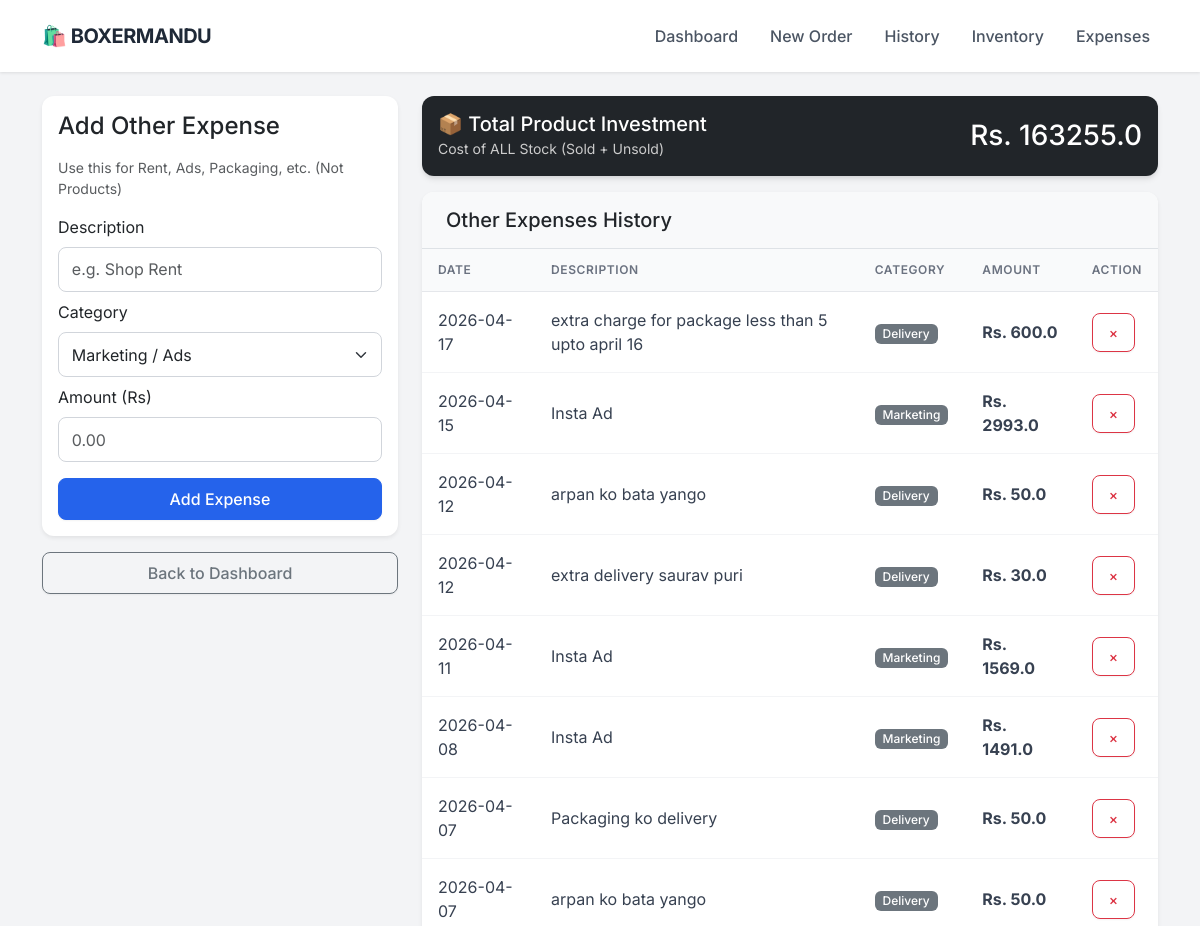
Before: /expenses (upper part) with the older database file.
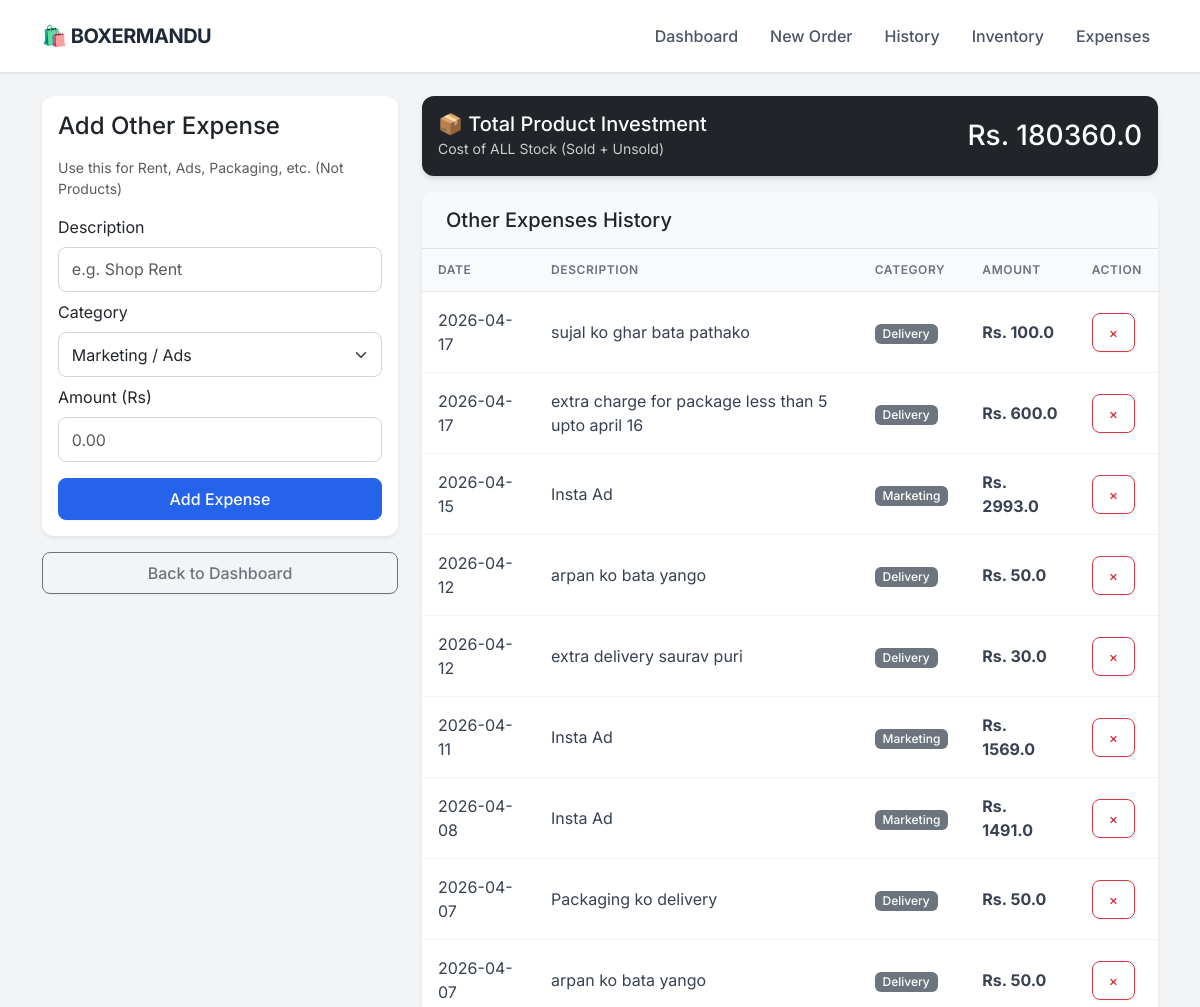
After: the same page with the newer database file.
### app.py (models this page shows)
class Expense(db.Model):
    id = db.Column(db.Integer, primary_key=True)
    description = db.Column(db.String(100), nullable=False)
    category = db.Column(db.String(50), nullable=False) # e.g. Rent, Marketing, Packaging
    amount = db.Column(db.Float, nullable=False)
    date = db.Column(db.DateTime, default=datetime.utcnow)

### app.py (the view, shortened to what this page needs)
@app.route('/expenses', methods=['GET', 'POST'])
def expenses():
    all_expenses = Expense.query.order_by(Expense.date.desc()).all()
    inventory_value = 0
    products = Product.query.all()
    for p in products:
        inventory_value += (p.stock * p.cost_price)
    sold_cost = 0
    order_items = OrderItem.query.all()
    for item in order_items:
        product = Product.query.get(item.product_id)
        if product:
            sold_cost += (item.quantity * product.cost_price)
    total_product_expense = inventory_value + sold_cost
    return render_template('expenses.html',
                           expenses=all_expenses,
                           product_expense=total_product_expense)

### templates/expenses.html (shortened to what this page needs)
{% extends "layout.html" %}
{% block content %}
<div class="row">
    <div class="col-md-4">
        <div class="card p-3 mb-3 shadow-sm">
            <h4 class="mb-3">Add Other Expense</h4>
            <p class="text-muted small">Use this for Rent, Ads, Packaging, etc. (Not Products)</p>
            <form method="POST">
                <label class="form-label">Description</label>
                <input type="text" name="description" class="form-control mb-2" placeholder="e.g. Shop Rent" required>
                <label class="form-label">Category</label>
                <select name="category" class="form-select mb-2">
                    <option value="Marketing">Marketing / Ads</option>
                </select>
                <label class="form-label">Amount (Rs)</label>
                <input type="number" name="amount" step="0.01" class="form-control mb-3" placeholder="0.00" required>
                <button type="submit" class="btn btn-primary w-100">Add Expense</button>
            </form>
        </div>
        <a href="/" class="btn btn-outline-secondary w-100">Back to Dashboard</a>
    </div>
    <div class="col-md-8">
        <div class="card text-white bg-dark mb-3">
            <div class="card-body d-flex justify-content-between align-items-center">
                <div>
                    <h5 class="mb-0">📦 Total Product Investment</h5>
                    <small style="color: #ccc;">Cost of ALL Stock (Sold + Unsold)</small>
                </div>
                <h3 class="mb-0">Rs. {{ product_expense }}</h3>
            </div>
        </div>
        <div class="card shadow-sm">
            <div class="card-header bg-light border-bottom">
                <h5 class="mb-0">Other Expenses History</h5>
            </div>
            <div class="table-responsive">
                <table class="table table-hover mb-0 align-middle">
                    <thead class="table-light">
                        <tr>
                            <th>Date</th>
                            <th>Description</th>
                            <th>Category</th>
                            <th>Amount</th>
                            <th>Action</th>
                        </tr>
                    </thead>
                    <tbody>
                        {% for exp in expenses %}
                        <tr>
                            <td>{{ exp.date.strftime('%Y-%m-%d') }}</td>
                            <td>{{ exp.description }}</td>
                            <td><span class="badge bg-secondary">{{ exp.category }}</span></td>
                            <td class="fw-bold">Rs. {{ exp.amount }}</td>
                            <td>
                                <a href="/delete_expense/{{ exp.id }}" class="btn btn-sm btn-outline-danger" onclick="return confirm('Delete this expense?')">×</a>
                            </td>
                        </tr>
                        {% else %}
                        <tr>
                            <td colspan="5" class="text-center text-muted py-4">No other expenses added yet.</td>
                        </tr>
                        {% endfor %}
                    </tbody>
                </table>
            </div>
        </div>
    </div>
</div>
{% endblock %}

### templates/layout.html (shortened to what this page needs)
<!DOCTYPE html>
<html lang="en">
<head>
    <link href="https://cdn.jsdelivr.net/npm/bootstrap@5.3.0/dist/css/bootstrap.min.css" rel="stylesheet">
</head>
<body>
    <nav class="navbar navbar-expand-lg sticky-top">
        <div class="container">
            <a class="navbar-brand" href="/">
                🛍️ BOXERMANDU
            </a>
            <div class="collapse navbar-collapse" id="navbarNav">
                <ul class="navbar-nav ms-auto">
                    <li class="nav-item"><a class="nav-link" href="/">Dashboard</a></li>
                    <li class="nav-item"><a class="nav-link" href="/new_order">New Order</a></li>
                    <li class="nav-item"><a class="nav-link" href="/orders">History</a></li>
                    <li class="nav-item"><a class="nav-link" href="/inventory">Inventory</a></li>
                    <li class="nav-item"><a class="nav-link" href="/expenses">Expenses</a></li>
                </ul>
            </div>
        </div>
    </nav>
    <div class="container py-4">
        {% block content %}{% endblock %}
    </div>
</body>
</html>

### templates/layout.html (style rules this page uses)
:root { --primary-color: #2563eb; --bg-color: #f3f4f6; --text-dark: #1f2937; --card-shadow: 0 4px 6px -1px rgba(0, 0, 0, 0.1), 0 2px 4px -1px rgba(0, 0, 0, 0.06); }
body { font-family: 'Inter', sans-serif; background-color: var(--bg-color); color: var(--text-dark); }
.navbar { background-color: #ffffff; box-shadow: 0 1px 3px rgba(0,0,0,0.1); padding: 1rem 0; }
.navbar-brand { font-weight: 700; color: var(--text-dark) !important; font-size: 1.25rem; letter-spacing: -0.5px; }
.nav-link { color: #4b5563 !important; font-weight: 500; margin-left: 1rem; transition: color 0.2s; }
.card { border: none; border-radius: 12px; box-shadow: var(--card-shadow); background: #ffffff; transition: transform 0.2s; }
.card-header { background-color: #ffffff; border-bottom: 1px solid #f3f4f6; font-weight: 600; padding: 1rem 1.5rem; border-radius: 12px 12px 0 0 !important; }
.btn { border-radius: 8px; font-weight: 500; padding: 0.5rem 1rem; box-shadow: 0 1px 2px 0 rgba(0, 0, 0, 0.05); }
.btn-primary { background-color: var(--primary-color); border-color: var(--primary-color); }
.table { margin-bottom: 0; }
.table thead th { background-color: #f9fafb; color: #6b7280; font-size: 0.75rem; text-transform: uppercase; letter-spacing: 0.05em; font-weight: 600; border-bottom: 1px solid #e5e7eb; padding: 0.75rem 1rem; }
.table tbody td { padding: 1rem 1rem; vertical-align: middle; color: #374151; border-bottom: 1px solid #f3f4f6; }
.badge { padding: 0.35em 0.65em; font-weight: 500; border-radius: 6px; }
.form-control, .form-select { border-radius: 8px; border: 1px solid #d1d5db; padding: 0.6rem 0.8rem; }

Changed rows visible on the page:
added Expense: date "2026-04-17", description "sujal ko ghar bata pathako", category "Delivery", amount "100.0"
Other visible differences:
{{ product_expense }}: "163255.0" → "180360.0"
